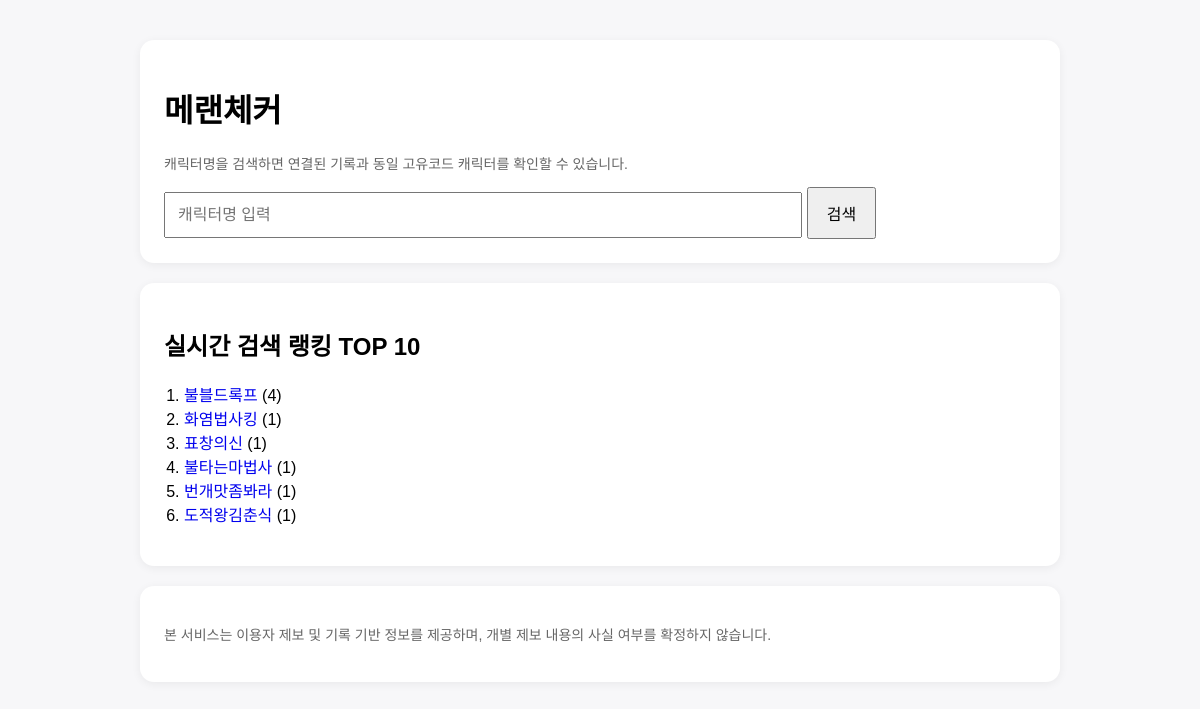
The page / on the database its author committed.
### tables this page shows
CREATE TABLE search_logs (
    id INTEGER PRIMARY KEY AUTOINCREMENT,
    character_name TEXT NOT NULL,
    searched_at TEXT DEFAULT CURRENT_TIMESTAMP
);

### app.py (the view)
@app.route("/", methods=["GET"])
def index():
    conn = get_conn()
    ranking = conn.execute("""
        SELECT character_name, COUNT(*) AS cnt
        FROM search_logs
        WHERE searched_at >= datetime('now', '-1 day')
        GROUP BY character_name
        ORDER BY cnt DESC
        LIMIT 10
    """).fetchall()
    conn.close()
    return render_template("index.html", ranking=ranking)

### app.py (called while the page is built)
def get_conn():
    conn = sqlite3.connect(DB_PATH)
    conn.row_factory = sqlite3.Row
    return conn

### templates/index.html (shortened to what this page needs)
<!DOCTYPE html>
<html lang="ko">
<head>
</head>
<body>
  <div class="box">
    <h1>메랜체커</h1>
    <p class="muted">캐릭터명을 검색하면 연결된 기록과 동일 고유코드 캐릭터를 확인할 수 있습니다.</p>
    <form action="/search" method="get">
      <input type="text" name="name" placeholder="캐릭터명 입력">
      <button type="submit">검색</button>
    </form>
  </div>
  <div class="box">
    <h2>실시간 검색 랭킹 TOP 10</h2>
    {% if ranking %}
      <ol>
        {% for row in ranking %}
          <li>
            <a href="/search?name={{ row['character_name'] }}">{{ row["character_name"] }}</a>
            ({{ row["cnt"] }})
          </li>
        {% endfor %}
      </ol>
    {% else %}
      <p class="muted">아직 검색 기록이 없습니다.</p>
    {% endif %}
  </div>
  <div class="box">
    <p class="muted">
      본 서비스는 이용자 제보 및 기록 기반 정보를 제공하며, 개별 제보 내용의 사실 여부를 확정하지 않습니다.
    </p>
  </div>
</body>
</html>

### templates/index.html (style rules this page uses)
body { font-family: Arial, sans-serif; max-width: 920px; margin: 40px auto; padding: 0 16px; background: #f7f7f9; }
.box { background: white; border-radius: 14px; padding: 24px; margin-bottom: 20px; box-shadow: 0 2px 10px rgba(0,0,0,0.06); }
input[type=text] { width: 70%; padding: 12px; font-size: 16px; }
button { padding: 12px 18px; font-size: 16px; cursor: pointer; }
ol { padding-left: 20px; }
.muted { color: #666; font-size: 14px; }
a { text-decoration: none; }

### rows shown on the page
search_logs: character_name "화염법사킹", cnt "1"
search_logs: character_name "표창의신", cnt "1"
search_logs: character_name "불타는마법사", cnt "1"
search_logs: character_name "번개맛좀봐라", cnt "1"
search_logs: character_name "도적왕김춘식", cnt "1"

### other values the page prints
{{ row["character_name"] }} "불블드록프"
{{ row["cnt"] }} "4"
